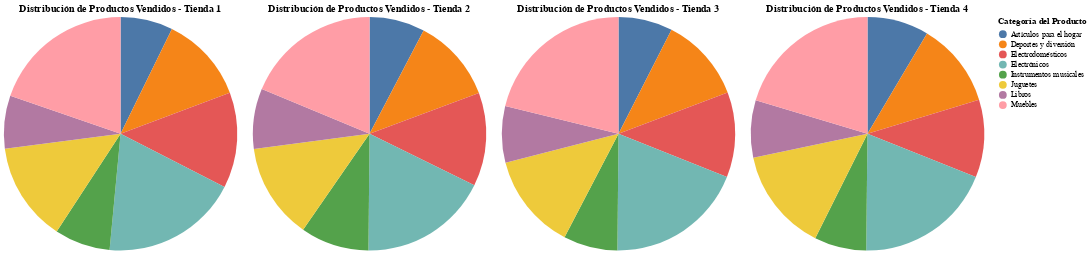

Notebook cell for this chart:
### Markdown cell above
# 2. Ventas por Categoría del Producto

### Code cell
def conteo_categoria(df, nombre_tienda):
    #Se cuenta la cantidad de elementos que tenemos por categoría y se crea un dataframe llamado Cantidad
    conteo = df.groupby('Categoría del Producto').size().reset_index(name='Cantidad')
    conteo['Tienda'] = nombre_tienda
    return conteo

conteo_tienda1 = conteo_categoria(tienda, 'Tienda 1')
conteo_tienda2 = conteo_categoria(tienda2, 'Tienda 2')
conteo_tienda3 = conteo_categoria(tienda3, 'Tienda 3')
conteo_tienda4 = conteo_categoria(tienda4, 'Tienda 4')

print(conteo_tienda1, conteo_tienda2, conteo_tienda3, conteo_tienda4)

#Graficación para cada una de las tiendas

grafica_pastel_tienda1 = alt.Chart(conteo_tienda1).mark_arc().encode(
  theta=alt.Theta(field="Cantidad", type="quantitative"),
  color=alt.Color(field="Categoría del Producto", type="nominal"),
  tooltip=['Categoría del Producto', 'Cantidad',alt.Tooltip('Porcentaje:Q', format='.2f')]
).properties(
  title='Distribución de Productos Vendidos - Tienda 1'
)

grafica_pastel_tienda2 = alt.Chart(conteo_tienda2).mark_arc().encode(
  theta=alt.Theta(field="Cantidad", type="quantitative"),
  color=alt.Color(field="Categoría del Producto", type="nominal"),
  tooltip=['Categoría del Producto', 'Cantidad',alt.Tooltip('Porcentaje:Q', format='.2f')]
).properties(
  title='Distribución de Productos Vendidos - Tienda 2'
)

grafica_pastel_tienda3 = alt.Chart(conteo_tienda3).mark_arc().encode(
  theta=alt.Theta(field="Cantidad", type="quantitative"),
  color=alt.Color(field="Categoría del Producto", type="nominal"),
  tooltip=['Categoría del Producto', 'Cantidad', alt.Tooltip('Porcentaje:Q', format='.2f')]
).properties(
  title='Distribución de Productos Vendidos - Tienda 3'
)

grafica_pastel_tienda4 = alt.Chart(conteo_tienda4).mark_arc().encode(
  theta=alt.Theta(field="Cantidad", type="quantitative"),
  color=alt.Color(field="Categoría del Producto", type="nominal"),
  tooltip=['Categoría del Producto', 'Cantidad', alt.Tooltip('Porcentaje:Q', format='.2f')]
).properties(
  title='Distribución de Productos Vendidos - Tienda 4'
)


# Agregar etiquetas con el porcentaje dentro de cada segmento
etiquetas_tienda1 = grafica_pastel_tienda1.mark_text(radius=110, size=12).encode(
  text=alt.Text('Porcentaje:Q', format='.1f')
)

etiquetas_tienda2 = grafica_pastel_tienda2.mark_text(radius=110, size=12).encode(
  text=alt.Text('Porcentaje:Q', format='.1f')
)

etiquetas_tienda3 = grafica_pastel_tienda3.mark_text(radius=110, size=12).encode(
  text=alt.Text('Porcentaje:Q', format='.1f')
)

etiquetas_tienda4 = grafica_pastel_tienda4.mark_text(radius=110, size=12).encode(
  text=alt.Text('Porcentaje:Q', format='.1f')
)


#Ejecución y presentación de las gráficas una al lado de la otra
grafica_pastel_tienda1 | grafica_pastel_tienda2 | grafica_pastel_tienda3 | grafica_pastel_tienda4

### Figure 1 — Vega-Lite specification as saved in the notebook (floating-point values rounded to 4 significant figures)
{"config": {"view": {"continuousWidth": 300, "continuousHeight": 300}}, "hconcat": [{"data": {"name": "data-b9ff8b4a68d7b6f41aabd29f0e34ce0a"}, "mark": {"type": "arc"}, "encoding": {"color": {"field": "Categoría del Producto", "type": "nominal"}, "theta": {"field": "Cantidad", "type": "quantitative"}, "tooltip": [{"field": "Categoría del Producto", "type": "nominal"}, {"field": "Cantidad", "type": "quantitative"}, {"field": "Porcentaje", "format": ".2f", "type": "quantitative"}]}, "title": "Distribución de Productos Vendidos - Tienda 1"}, {"data": {"name": "data-fcd0d68c903119aac5281e17f06dcd00"}, "mark": {"type": "arc"}, "encoding": {"color": {"field": "Categoría del Producto", "type": "nominal"}, "theta": {"field": "Cantidad", "type": "quantitative"}, "tooltip": [{"field": "Categoría del Producto", "type": "nominal"}, {"field": "Cantidad", "type": "quantitative"}, {"field": "Porcentaje", "format": ".2f", "type": "quantitative"}]}, "title": "Distribución de Productos Vendidos - Tienda 2"}, {"data": {"name": "data-2da75e71cf233a5b4fe1da33fc7aefbe"}, "mark": {"type": "arc"}, "encoding": {"color": {"field": "Categoría del Producto", "type": "nominal"}, "theta": {"field": "Cantidad", "type": "quantitative"}, "tooltip": [{"field": "Categoría del Producto", "type": "nominal"}, {"field": "Cantidad", "type": "quantitative"}, {"field": "Porcentaje", "format": ".2f", "type": "quantitative"}]}, "title": "Distribución de Productos Vendidos - Tienda 3"}, {"data": {"name": "data-5a0c035364318a01342deff713605489"}, "mark": {"type": "arc"}, "encoding": {"color": {"field": "Categoría del Producto", "type": "nominal"}, "theta": {"field": "Cantidad", "type": "quantitative"}, "tooltip": [{"field": "Categoría del Producto", "type": "nominal"}, {"field": "Cantidad", "type": "quantitative"}, {"field": "Porcentaje", "format": ".2f", "type": "quantitative"}]}, "title": "Distribución de Productos Vendidos - Tienda 4"}], "$schema": "https://vega.github.io/schema/vega-lite/v5.20.1.json", "datasets": {"data-b9ff8b4a68d7b6f41aabd29f0e34ce0a": [{"Categoría del Producto": "Artículos para el hogar", "Cantidad": 171, "Tienda": "Tienda 1"}, {"Categoría del Producto": "Deportes y diversión", "Cantidad": 284, "Tienda": "Tienda 1"}, {"Categoría del Producto": "Electrodomésticos", "Cantidad": 312, "Tienda": "Tienda 1"}, {"Categoría del Producto": "Electrónicos", "Cantidad": 448, "Tienda": "Tienda 1"}, {"Categoría del Producto": "Instrumentos musicales", "Cantidad": 182, "Tienda": "Tienda 1"}, {"Categoría del Producto": "Juguetes", "Cantidad": 324, "Tienda": "Tienda 1"}, {"Categoría del Producto": "Libros", "Cantidad": 173, "Tienda": "Tienda 1"}, {"Categoría del Producto": "Muebles", "Cantidad": 465, "Tienda": "Tienda 1"}], "data-fcd0d68c903119aac5281e17f06dcd00": [{"Categoría del Producto": "Artículos para el hogar", "Cantidad": 181, "Tienda": "Tienda 2"}, {"Categoría del Producto": "Deportes y diversión", "Cantidad": 275, "Tienda": "Tienda 2"}, {"Categoría del Producto": "Electrodomésticos", "Cantidad": 305, "Tienda": "Tienda 2"}, {"Categoría del Producto": "Electrónicos", "Cantidad": 422, "Tienda": "Tienda 2"}, {"Categoría del Producto": "Instrumentos musicales", "Cantidad": 224, "Tienda": "Tienda 2"}, {"Categoría del Producto": "Juguetes", "Cantidad": 313, "Tienda": "Tienda 2"}, {"Categoría del Producto": "Libros", "Cantidad": 197, "Tienda": "Tienda 2"}, {"Categoría del Producto": "Muebles", "Cantidad": 442, "Tienda": "Tienda 2"}], "data-2da75e71cf233a5b4fe1da33fc7aefbe": [{"Categoría del Producto": "Artículos para el hogar", "Cantidad": 177, "Tienda": "Tienda 3"}, {"Categoría del Producto": "Deportes y diversión", "Cantidad": 277, "Tienda": "Tienda 3"}, {"Categoría del Producto": "Electrodomésticos", "Cantidad": 278, "Tienda": "Tienda 3"}, {"Categoría del Producto": "Electrónicos", "Cantidad": 451, "Tienda": "Tienda 3"}, {"Categoría del Producto": "Instrumentos musicales", "Cantidad": 177, "Tienda": "Tienda 3"}, {"Categoría del Producto": "Juguetes", "Cantidad": 315, "Tienda": "Tienda 3"}, {"Categoría del Producto": "Libros", "Cantidad": 185, "Tienda": "Tienda 3"}, {"Categoría del Producto": "Muebles", "Cantidad": 499, "Tienda": "Tienda 3"}], "data-5a0c035364318a01342deff713605489": [{"Categoría del Producto": "Artículos para el hogar", "Cantidad": 201, "Tienda": "Tienda 4"}, {"Categoría del Producto": "Deportes y diversión", "Cantidad": 277, "Tienda": "Tienda 4"}, {"Categoría del Producto": "Electrodomésticos", "Cantidad": 254, "Tienda": "Tienda 4"}, {"Categoría del Producto": "Electrónicos", "Cantidad": 451, "Tienda": "Tienda 4"}, {"Categoría del Producto": "Instrumentos musicales", "Cantidad": 170, "Tienda": "Tienda 4"}, {"Categoría del Producto": "Juguetes", "Cantidad": 338, "Tienda": "Tienda 4"}, {"Categoría del Producto": "Libros", "Cantidad": 187, "Tienda": "Tienda 4"}, {"Categoría del Producto": "Muebles", "Cantidad": 480, "Tienda": "Tienda 4"}]}}
